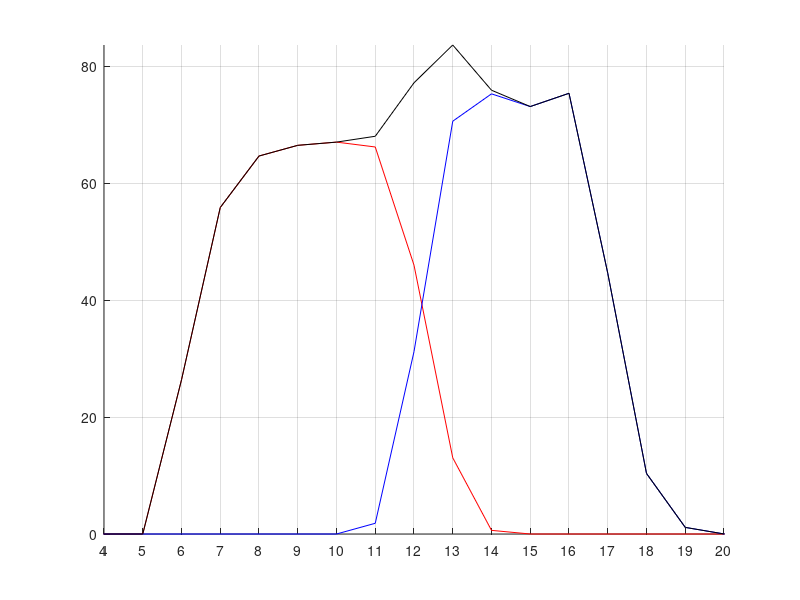
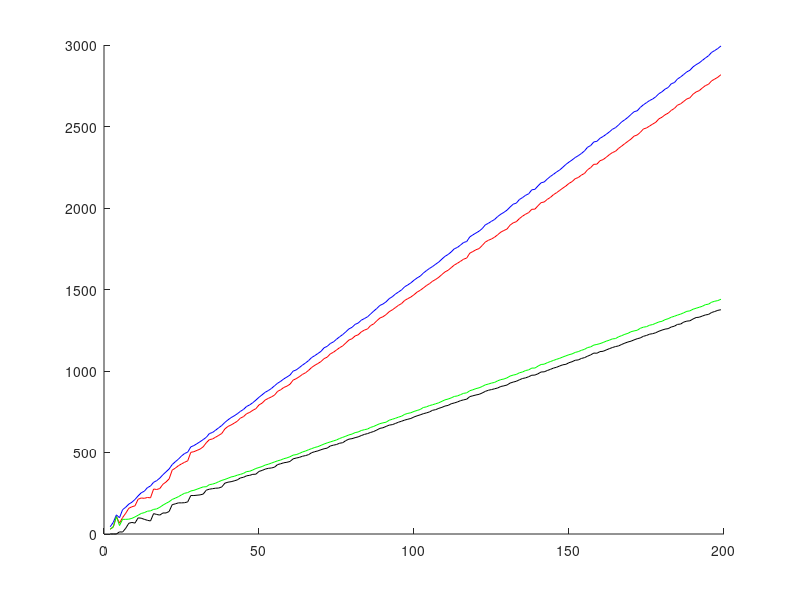
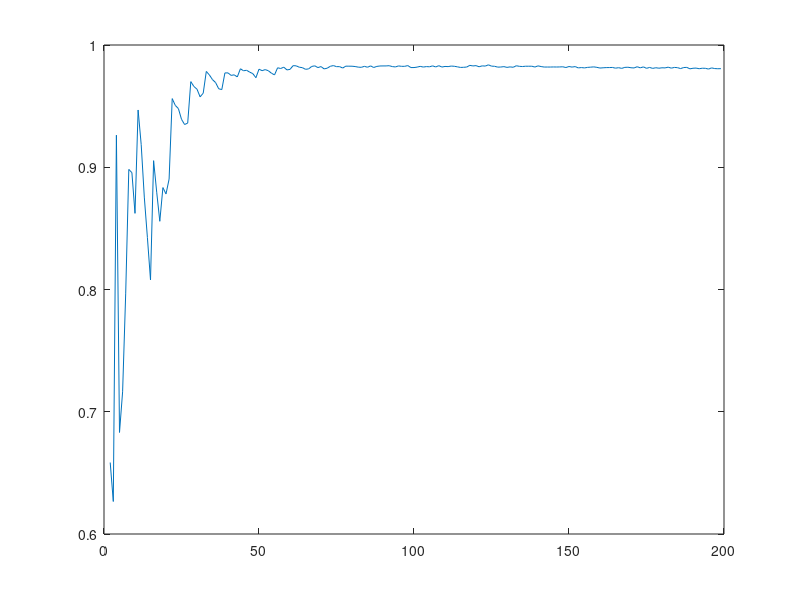

MATLAB code to generate these figures, in order:
mbf = dlmread('mbf.txt',',');
obf = dlmread('obf.txt',',');

mb = mean(mbf,1);
ob = mean(obf,1);

total = mb + ob;

figure
hold on;
grid on;

plot(mb,'r');
plot(ob,'b');
plot(total,'k');
axis([4 20 0 max(total)]);
set(gca,'XTick',4:1:20)

hold off;

[numCamps,mbTrips,obTrips,totalTrips,optimalTripsTotal,occupationPercentage] = textread('num_camps_sf.txt','%d,%d,%d,%d,%f,%f','headerlines',1);

campSizes = 198;
runs = 20;

numCamps = median(reshape(numCamps, runs, campSizes), 1);
numCamps
mbTrips = median(reshape(mbTrips, runs, campSizes), 1);
obTrips = median(reshape(obTrips, runs, campSizes), 1);
totalTrips = median(reshape(totalTrips, runs, campSizes), 1);
optimalTripsTotal = median(reshape(optimalTripsTotal, runs, campSizes), 1);
occupationPercentage = median(reshape(occupationPercentage, runs, campSizes), 1);

for i=1:200
    %nummmCamps(i) = median(numCamps(i*10-9:i*10));
    %mbTripsss(i) = median(mbTripsss(i*10-9:i*10));
    %mbTripsss(i) = median(mbTripsss(i*10-9:i*10));
    %
end

figure;
hold on;
plot(numCamps, totalTrips, 'r', numCamps, optimalTripsTotal, 'b');
plot(numCamps,mbTrips,'g',numCamps,obTrips,'k');
hold off;

figure;
plot(numCamps,occupationPercentage);